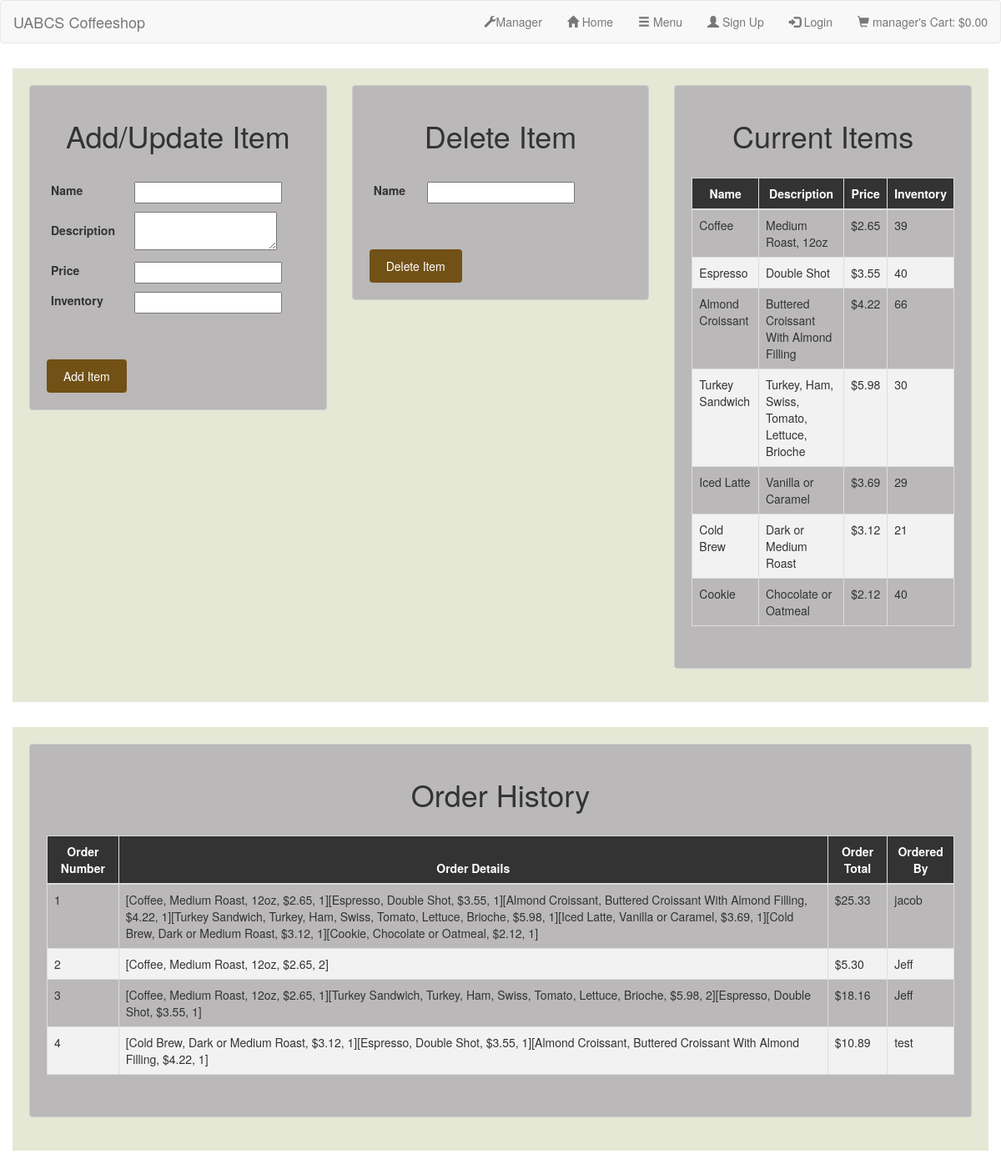
/manager (signed in), run on the app's committed database.
### main.py (models this page shows)
class User(db.Model):
    id = db.Column(db.Integer, primary_key=True)
    username = db.Column(db.String(50), unique=True, nullable=False)
    password_hash = db.Column(db.String(100), nullable=False)

class CoffeeItem(db.Model):
    id = db.Column(db.Integer, primary_key=True)
    name = db.Column(db.String(100), unique=True, nullable=False)
    description = db.Column(db.String(200), nullable=False)
    price = db.Column(db.Float, nullable=False)
    inventory = db.Column(db.Integer, nullable=False)
    coffee_item = db.relationship('CartItem', cascade='all')

class Completed_Order(db.Model):
    id = db.Column(db.Integer, primary_key=True)
    order = db.Column(db.Text, nullable=False)
    total = db.Column(db.Float, nullable=False)
    user = db.Column(db.Text, nullable=False)

### main.py (the view, shortened to what this page needs)
@app.route('/manager', methods=['GET', 'POST'])
def manager():
    user = User.query.get(session['user_id']).username
    if  User.query.get(session['user_id']).username == "manager":
        coffee_items = CoffeeItem.query.all()
        completed_orders = Completed_Order.query.all()
        form = CoffeeItemForm()
        return render_template('manager.html', form=form, coffee_items=coffee_items, completed_orders=completed_orders, user=user)
    else:
        return redirect(url_for('index'))

### main.py
class CoffeeItemForm(FlaskForm):
    name = StringField('Name', validators=[DataRequired()])
    description = TextAreaField('Description', validators=[DataRequired()])
    price = FloatField('Price', validators=[DataRequired()])
    inventory = IntegerField('Inventory', validators=[DataRequired()])
    submit = SubmitField('Add Item')

### templates/manager.html (shortened to what this page needs)
<!DOCTYPE html>
<html lang="en">
<head>
    <link rel="stylesheet" href="https://maxcdn.bootstrapcdn.com/bootstrap/3.4.1/css/bootstrap.min.css">
</head>
<body>
    <nav class="navbar navbar-default">
        <div class="container-fluid">
            <div class="navbar-header">
                <a class="navbar-brand">UABCS Coffeeshop</a>
            </div>
            <ul class="nav navbar-nav navbar-right">
                {% if user == "manager" %}
                <li><a href="./manager"><span class="glyphicon glyphicon-wrench"></span>Manager</a></li>
                {% endif %}
                <li><a href="./"><span class="glyphicon glyphicon-home"></span> Home</a></li>
                <li><a href="./index"><span class="glyphicon glyphicon-menu-hamburger"></span> Menu</a></li>
                <li><a href="./signup"><span class="glyphicon glyphicon-user"></span> Sign Up</a></li>
                <li><a href="./login"><span class="glyphicon glyphicon-log-in"></span> Login</a></li>
                {% if 'username' in session %}
                <li><a href="./cart"><span class="glyphicon glyphicon-shopping-cart"></span> {{ session['username'] }}'s Cart: ${{ '%.2f' % session.total }}</a></li>
                {% else %}
                <li><a href="./cart"><span class="glyphicon glyphicon-shopping-cart"></span> Cart ${{ '%.2f' % session.total }}</a></li>
                {% endif %}
            </ul>
        </div>
    </nav>
    <div class="container">
        <div class="row">
            <div class="col-md-4">
                <div class="card">
                    <h1>Add/Update Item</h1>
                    <form method="post" action="{{ url_for('manager') }}">
                        <table>
                            <tr>
                                <td>{{ form.name.label }}</td>
                                <td>{{ form.name }}</td>
                            </tr>
                            <tr>
                                <td>{{ form.description.label }}</td>
                                <td>{{ form.description }}</td>
                            </tr>
                            <tr>
                                <td>{{ form.price.label }}</td>
                                <td>{{ form.price }}</td>
                            </tr>
                            <tr>
                                <td>{{ form.inventory.label }}</td>
                                <td>{{ form.inventory }}</td>
                            </tr>
                        </table>
                        <br>
                        <input type="submit" value="Add Item">
                    </form>
                </div>
            </div>
            <div class="col-md-4">
                <div class="card">
                    <h1>Delete Item</h1>
                    <form method="post" action="{{ url_for('delete') }}">
                        <table>
                            <tr>
                                <td>{{ form.name.label }}</td>
                                <td>{{ form.name }}</td>
                            </tr>
                        </table>
                        <br>
                        <input type="submit" value="Delete Item">
                </div>
            </div>
            <div class="col-md-4">
                <div class="card">
                    <h1>Current Items</h1>
                    {% if coffee_items %}
                    <table class="table table-bordered">
                        <thead>
                            <tr>
                                <th>Name</th>
                                <th>Description</th>
                                <th>Price</th>
                                <th>Inventory</th>
                            </tr>
                        </thead>
                        <tbody>
                            {% for item in coffee_items %}
                            <tr>
                                <td>{{ item.name }}</td>
                                <td>{{ item.description }}</td>
                                <td>${{ '%.2f' % item.price }}</td>
                                <td>{{ item.inventory }}</td>
                            </tr>
                            {% endfor %}
                        </tbody>
                    </table>
                    {% else %}
                    <p>No coffee items available.</p>
                    {% endif %}
                </div>
            </div>
        </div>
</div>
<div class="container">
        <div class="row">
            <div class="col-md-12">
                <div class="card">
                    <h1>Order History</h1>
                    {% if completed_orders %}
                    <table class="table table-bordered">
                        <thead>
                            <tr>
                                <th>Order Number</th>
                                <th>Order Details</th>
                                <th>Order Total</th>
                                <th>Ordered By</th>
                            </tr>
                        </thead>
                        <tbody>
                            {% for order in completed_orders %}
                            <tr>
                                <td>{{ order.id }}</td>
                                <td>{{ order.order }}</td>
                                <td>${{ '%.2f' % order.total }}</td>
                                <td>{{ order.user }}</td>
                            </tr>
                            {% endfor %}
                        </tbody>
                    </table>
                    {% else %}
                    <p>No order history available.</p>
                    {% endif %}
                </div>
            </div>
        </div>
    </div><br><br>
</body>
</html>

### data on the page
User: username "manager"
CoffeeItem: name "Coffee", description "Medium Roast, 12oz", price "2.65", inventory "39"
CoffeeItem: name "Espresso", description "Double Shot", price "3.55", inventory "40"
CoffeeItem: name "Almond Croissant", description "Buttered Croissant With Almond Filling", price "4.22", inventory "66"
CoffeeItem: name "Turkey Sandwich", description "Turkey, Ham, Swiss, Tomato, Lettuce, Brioche", price "5.98", inventory "30"
CoffeeItem: name "Iced Latte", description "Vanilla or Caramel", price "3.69", inventory "29"
CoffeeItem: name "Cold Brew", description "Dark or Medium Roast", price "3.12", inventory "21"
CoffeeItem: name "Cookie", description "Chocolate or Oatmeal", price "2.12", inventory "40"
Completed_Order: id "1", order "[Coffee, Medium Roast, 12oz, $2.65, 1][Espresso, Double Shot, $3.55, 1][Almond Croissant, Buttered Croissant With Almond Filling, $4.22, 1][Turkey Sandwich, Turkey, Ham, Swiss, Tomato, Lettuce, Brioche, $5.98, 1][Iced Latte, Vanilla or Caramel, $3.69, 1][Cold Brew, Dark or Medium Roast, $3.12, 1][Cookie, Chocolate or Oatmeal, $2.12, 1]", total "25.33", user "jacob"
Completed_Order: id "2", order "[Coffee, Medium Roast, 12oz, $2.65, 2]", total "5.30", user "Jeff"
Completed_Order: id "3", order "[Coffee, Medium Roast, 12oz, $2.65, 1][Turkey Sandwich, Turkey, Ham, Swiss, Tomato, Lettuce, Brioche, $5.98, 2][Espresso, Double Shot, $3.55, 1]", total "18.16", user "Jeff"
Completed_Order: id "4", order "[Cold Brew, Dark or Medium Roast, $3.12, 1][Espresso, Double Shot, $3.55, 1][Almond Croissant, Buttered Croissant With Almond Filling, $4.22, 1]", total "10.89", user "test"

### other printed values
{{ '%.2f' % session.total }} "0.00"
